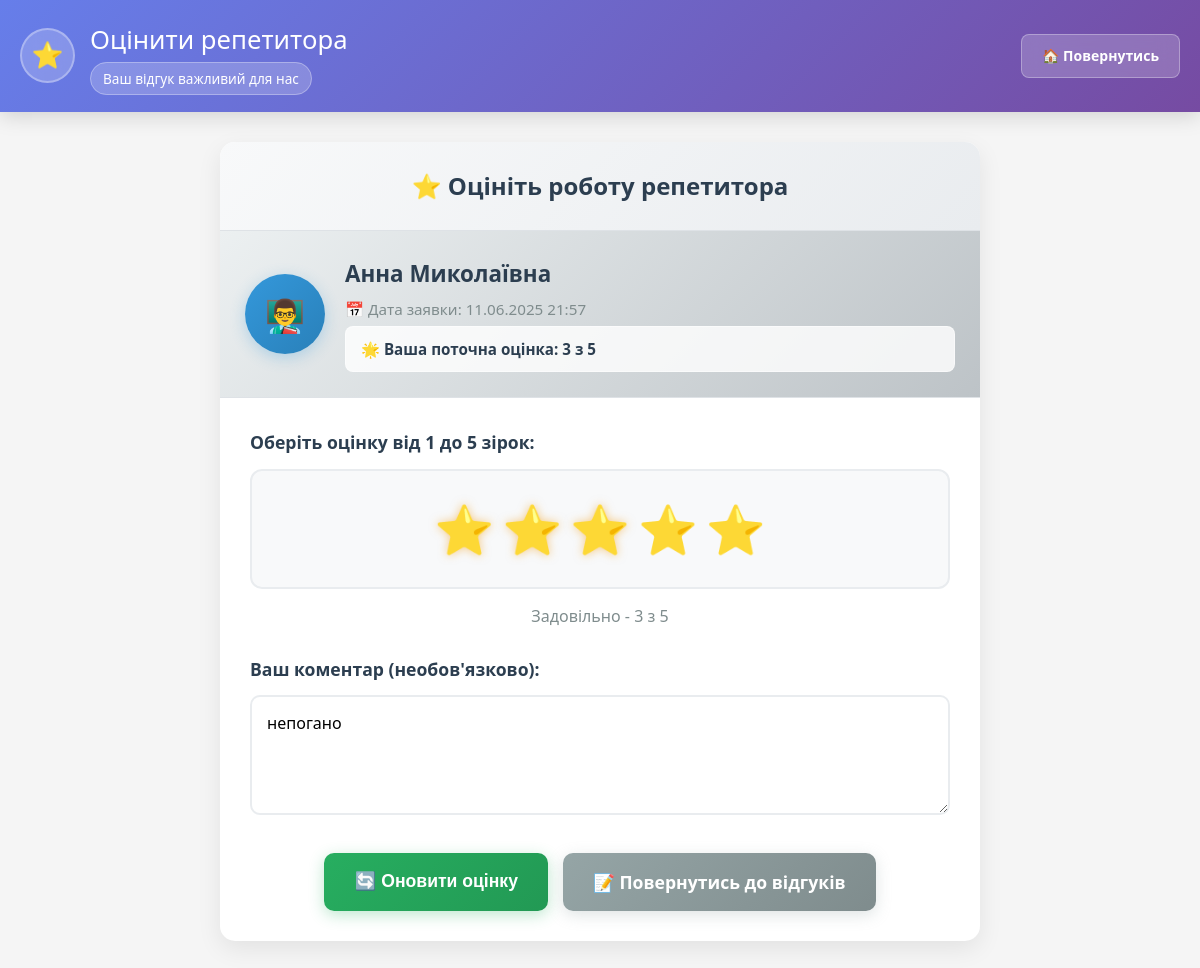
/code/rate_tutor.php?request_id=2 (signed in), run on the app's committed database.
### tables this page shows
CREATE TABLE `lesson_requests` (
  `id` int(11) NOT NULL,
  `student_id` int(11) NOT NULL,
  `tutor_id` int(11) NOT NULL,
  `created_at` timestamp NOT NULL DEFAULT current_timestamp(),
  `status` enum('Очікує','Прийнята','Відхилена') DEFAULT 'Очікує'
);

CREATE TABLE `users` (
  `id` int(11) NOT NULL,
  `name` varchar(100) DEFAULT NULL,
  `email` varchar(100) DEFAULT NULL,
  `bio` text DEFAULT NULL,
  `phone` varchar(20) DEFAULT NULL,
  `password` varchar(255) DEFAULT NULL,
  `role` enum('student','tutor') DEFAULT NULL,
  `created_at` datetime DEFAULT current_timestamp()
);

CREATE TABLE `ratings` (
  `id` int(11) NOT NULL,
  `student_id` int(11) NOT NULL,
  `tutor_id` int(11) NOT NULL,
  `rating` int(11) DEFAULT NULL CHECK (`rating` >= 1 and `rating` <= 5),
  `comment` text DEFAULT NULL,
  `created_at` datetime DEFAULT current_timestamp()
);

### code/rate_tutor.php (the view, shortened to what this page needs)
<?php
require 'db.php';
$student_id = $_SESSION['user_id'];
$request_id = isset($_GET['request_id']) ? intval($_GET['request_id']) : 0;
$stmt = $conn->prepare("
    SELECT lr.*, u.name as tutor_name
    FROM lesson_requests lr
    JOIN users u ON lr.tutor_id = u.id
    WHERE lr.id = ? AND lr.student_id = ? AND lr.status = 'Прийнята'
");
$stmt->bind_param("ii", $request_id, $student_id);
$stmt->execute();
$request = $stmt->get_result()->fetch_assoc();
$tutor_id = $request['tutor_id'];
$stmt = $conn->prepare("SELECT id FROM ratings WHERE student_id = ? AND tutor_id = ?");
$stmt->bind_param("ii", $student_id, $tutor_id);
$stmt->execute();
$existing_rating = $stmt->get_result()->fetch_assoc();
if ($existing_rating) {
    $stmt = $conn->prepare("SELECT rating, comment FROM ratings WHERE student_id = ? AND tutor_id = ?");
    $stmt->bind_param("ii", $student_id, $tutor_id);
    $stmt->execute();
    $current_rating = $stmt->get_result()->fetch_assoc();
}
?>
<!DOCTYPE html>
<html lang="uk">
<head>
    <link rel="stylesheet" href="css/rate_tutor_style.css">
</head>
<body>
    <div class="header">
        <div class="header-content">
            <div class="welcome-section">
                <div class="user-avatar">⭐</div>
                <div class="welcome-text">
                    <h1>Оцінити репетитора</h1>
                    <span class="role-badge">
                        Ваш відгук важливий для нас
                    </span>
                </div>
            </div>
            <div class="header-actions">
                <a href="student_dashboard.php" class="btn btn-primary">
                    🏠 Повернутись
                </a>
            </div>
        </div>
    </div>
    <div class="container">
        <div class="rating-section">
            <div class="section-header">
                <h2 class="section-title">
                    ⭐ Оцініть роботу репетитора
                </h2>
            </div>
            <div class="tutor-info">
                <div class="tutor-card">
                    <div class="tutor-avatar">👨‍🏫</div>
                    <div class="tutor-details">
                        <div class="tutor-name"><?= htmlspecialchars($request['tutor_name']) ?></div>
                        <div class="tutor-meta">
                            <div>📅 Дата заявки: <?= date('d.m.Y H:i', strtotime($request['created_at'])) ?></div>
                            <?php if ($existing_rating): ?>
                                <div class="current-rating">
                                    🌟 Ваша поточна оцінка: <?= $current_rating['rating'] ?> з 5
                                </div>
                            <?php endif; ?>
                        </div>
                    </div>
                </div>
            </div>
            <div class="form-container">
                <form method="post" id="ratingForm">
                    <div class="form-group">
                        <label class="form-label">Оберіть оцінку від 1 до 5 зірок:</label>
                        <div class="rating-stars" id="ratingStars">
                            <?php for ($i = 1; $i <= 5; $i++): ?>
                                <span class="star" data-rating="<?= $i ?>">⭐</span>
                            <?php endfor; ?>
                        </div>
                        <div class="rating-text" id="ratingText">
                        </div>
                    </div>
                    <div class="form-group">
                        <label for="comment" class="form-label">Ваш коментар (необов'язково):</label>
                        <div class="comment-container">
                            <textarea
                                name="comment"
                                id="comment"
                                class="comment-textarea"
                                placeholder="Поділіться своїм досвідом роботи з репетитором. Що вам сподобалось? Що можна покращити?"
                            ><?= isset($current_rating) ? htmlspecialchars($current_rating['comment']) : '' ?></textarea>
                        </div>
                    </div>
                    <div class="form-actions">
                        <button type="submit" class="btn-lg btn-submit" id="submitBtn" disabled>
                            <?= $existing_rating ? '🔄 Оновити оцінку' : '⭐ Залишити оцінку' ?>
                        </button>
                        <a href="my_ratings.php" class="btn-lg btn-secondary">
                            📝 Повернутись до відгуків
                        </a>
                    </div>
                </form>
            </div>
        </div>
    </div>
</body>
</html>

### data on the page
lesson_requests: tutor.name "Анна Миколаївна", created_at "11.06.2025 21:57"
ratings: rating "3", comment "непогано"
